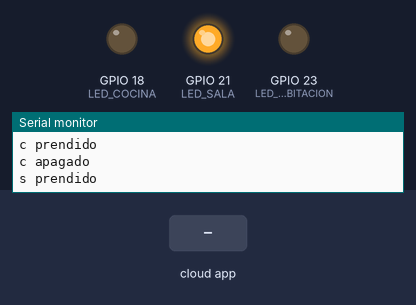
This sketch was run on a simulated ESP32. On the bench: output pins drawn as LEDs (lit = HIGH), the last lines printed to the serial monitor. The test bench sets the inputs (shaded band). WiFi joins after 1.5 s; servers stay silent unless stated; the ROS host is connected and sends only what is stated.

Above: at 0.7 s.
At 3.5 s:
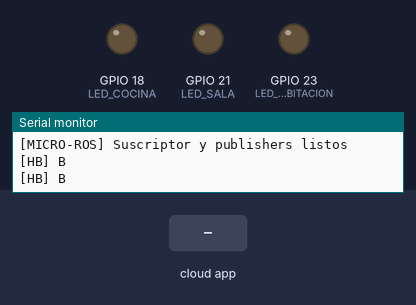
3.6 s: the phone or cloud app sets led_toggle to 0
5.1 s: the phone or cloud app sets led_toggle to 1
Timing chart, 0 to 8.1 s (numbered marks = the images above; inputs shaded):
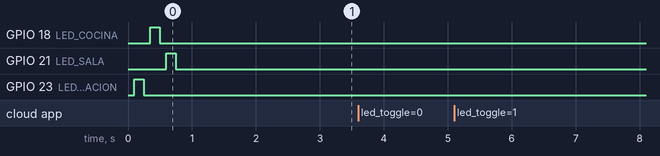

The sketch:

code.ino
```cpp
#include <micro_ros_arduino.h>
#include <WiFi.h>
#include <rclc/rclc.h>
#include <rclc/executor.h>
#include <std_msgs/msg/char.h>

// Credentials WiFi
char* ssid = "JG";
char* password ="1007346583";

// IP del agente micro-ROS en el host PC
IPAddress agent_ip(192,168,80,178);
size_t agent_port = 8888; // debe coincidir con el puerto expuesto del agente

// LEDs: habitación, cocina, sala
#define LED_HABITACION 23
#define LED_COCINA 18
#define LED_SALA 21
bool led_h_state = false; // habitación
bool led_c_state = false; // cocina
bool led_s_state = false; // sala
// Temporizadores (deshabilitados): antes usados para auto-apagado
// Mantener variables por si se reactivan en el futuro
unsigned long h_off_deadline = 0;
unsigned long c_off_deadline = 0;
unsigned long s_off_deadline = 0;

// Configuración: ¿LED activo en LOW (cátodo a GND) o activo en HIGH?
// Si al enviar 'H' el LED NO se enciende, cambia a false.
const bool LED_ACTIVE_LOW = false; // poner false si HIGH enciende

inline void setLed(int pin, bool on){
  if(LED_ACTIVE_LOW){
    digitalWrite(pin, on ? LOW : HIGH);
  } else {
    digitalWrite(pin, on ? HIGH : LOW);
  }
}

inline void print_status(){
  Serial.print("estado -> h:"); Serial.print(led_h_state ? "on" : "off");
  Serial.print(" c:"); Serial.print(led_c_state ? "on" : "off");
  Serial.print(" s:"); Serial.println(led_s_state ? "on" : "off");
}

// instanciación de objetos micro-ROS
rcl_node_t node;
rcl_subscription_t sub_led;
rcl_publisher_t pub_response;
rcl_publisher_t pub_heartbeat;
rcl_allocator_t allocator;
rclc_support_t support;
rclc_executor_t executor;

std_msgs__msg__Char msg; // instancia tipo de mensaje


// Callback asociada al suscriptor sub_led
void led_toggle_CBK(const void *msg_in) {
  const std_msgs__msg__Char *in_msg = (const std_msgs__msg__Char *)msg_in;

  // Comandos por LED: 'h' habitación, 'c' cocina, 's' sala
  char cmd = in_msg->data;
  Serial.print("[RX] cmd=");
  Serial.println(cmd);
  if (cmd == 'h') {
    // apagar habitación
    led_h_state = false;
    setLed(LED_HABITACION, false);
    Serial.println("h apagado");
  } else if (cmd == 'H') {
    // prender habitación (sin auto-apagado)
    led_h_state = true;
    setLed(LED_HABITACION, true);
    Serial.println("h prendido");
  } else if (cmd == 'c') {
    // apagar cocina
    led_c_state = false;
    setLed(LED_COCINA, false);
    Serial.println("c apagado");
  } else if (cmd == 'C') {
    // prender cocina (sin auto-apagado)
    led_c_state = true;
    setLed(LED_COCINA, true);
    Serial.println("c prendido");
  } else if (cmd == 's') {
    // apagar sala
    led_s_state = false;
    setLed(LED_SALA, false);
    Serial.println("s apagado");
  } else if (cmd == 'S') {
    // prender sala (sin auto-apagado)
    led_s_state = true;
    setLed(LED_SALA, true);
    Serial.println("s prendido");
  } else {
    if(cmd == 'X') { // consulta de estado sin modificar LEDs
      print_status();
    } else {
      // comando no reconocido: no hacer nada
      Serial.println("[WARN] Comando no reconocido");
      return;
    }
  }

  // Publica respuesta eco del comando recibido
  std_msgs__msg__Char response_msg;
  response_msg.data = cmd;
  rcl_ret_t ret = rcl_publish(&pub_response, &response_msg, NULL);
  if (ret == RCL_RET_OK) {
    Serial.println("[TX] /arduino_response enviado");
  } else {
    Serial.print("[TX][ERR] rcl_publish: ");
    Serial.println((int)ret);
  }
  if(cmd == 'X') {
    // tras publicar eco de 'X', también se lista estado
    print_status();
  }
}

// Función de inicialización LED
void setup_led(){
  pinMode(LED_HABITACION, OUTPUT);
  pinMode(LED_COCINA, OUTPUT);
  pinMode(LED_SALA, OUTPUT);
  // Apagar al inicio
  setLed(LED_HABITACION, false);
  setLed(LED_COCINA, false);
  setLed(LED_SALA, false);

  // Test de arranque muy corto (enciende y apaga cada LED)
  // Duración total < 1s; solo para ver funcionamiento básico
  setLed(LED_HABITACION, true);  Serial.println("h prendido");  delay(150);
  setLed(LED_HABITACION, false); Serial.println("h apagado");   delay(100);

  setLed(LED_COCINA, true);      Serial.println("c prendido");  delay(150);
  setLed(LED_COCINA, false);     Serial.println("c apagado");   delay(100);

  setLed(LED_SALA, true);        Serial.println("s prendido");  delay(150);
  setLed(LED_SALA, false);       Serial.println("s apagado");   delay(100);
}

// Función para la conectividad WiFi
void setup_wifi(){
  Serial.println("[WIFI] Conectando...");
  WiFi.begin(ssid, password);
  while (WiFi.status() != WL_CONNECTED) {
    delay(500);
    Serial.print(".");
  }
  Serial.println("");
  Serial.print("[WIFI] Conectado. IP: ");
  Serial.println(WiFi.localIP());

  // micro-ROS sobre WiFi con protocolo UDP (usa agent_ip/agent_port definidos)
  char agent_ip_str[16];
  snprintf(agent_ip_str, sizeof(agent_ip_str), "%u.%u.%u.%u", agent_ip[0], agent_ip[1], agent_ip[2], agent_ip[3]);
  set_microros_wifi_transports(ssid, password, agent_ip_str, agent_port);
  Serial.print("[MICRO-ROS] Agente: ");
  Serial.print(agent_ip);
  Serial.print(":");
  Serial.println(agent_port);

  // Espera a que el agente responda antes de crear entidades
  Serial.println("[MICRO-ROS] Esperando conexión con el agente...");
  while (RMW_RET_OK != rmw_uros_ping_agent(500, 1)) {
    Serial.print(".");
    delay(250);
  }
  Serial.println("");
  Serial.println("[MICRO-ROS] Agente conectado");
}

void setup() {
  // Inicializa Serial antes de cualquier log
  Serial.begin(115200);
  delay(100);
  Serial.println("[BOOT] Inicio");
  setup_led();
  setup_wifi();

  // Inicialización de micro-ROS
  allocator = rcl_get_default_allocator();
  rclc_support_init(&support, 0, NULL, &allocator);
  rclc_node_init_default(&node, "led_toggle_node", "", &support);
  Serial.println("[MICRO-ROS] Node y soporte inicializados");
  rclc_subscription_init_default(&sub_led, &node,
    ROSIDL_GET_MSG_TYPE_SUPPORT(std_msgs, msg, Char), "/led_toggle");
  rclc_executor_init(&executor, &support.context, 1, &allocator);
  rclc_executor_add_subscription(&executor, &sub_led, &msg, &led_toggle_CBK,
    ON_NEW_DATA);

  rclc_publisher_init_default(
    &pub_response,
    &node,
    ROSIDL_GET_MSG_TYPE_SUPPORT(std_msgs, msg, Char),
    "/arduino_response"
  );

  // Publisher de heartbeat
  rclc_publisher_init_default(
    &pub_heartbeat,
    &node,
    ROSIDL_GET_MSG_TYPE_SUPPORT(std_msgs, msg, Char),
    "/arduino_heartbeat"
  );
  Serial.println("[MICRO-ROS] Suscriptor y publishers listos");

}

//Loop principal
void loop() {
  //espera publicación en led_toggle
  rclc_executor_spin_some(&executor, RCL_MS_TO_NS(100));
  delay(10); // pequeño retardo requerido

  // Heartbeat periódico (1 Hz)
  static unsigned long last_hb = 0;
  unsigned long now = millis();
  if (now - last_hb >= 1000) {
    last_hb = now;
    std_msgs__msg__Char hb;
    hb.data = 'B';
    rcl_publish(&pub_heartbeat, &hb, NULL);
    Serial.println("[HB] B");
  }

  // Auto-apagado deshabilitado: los LEDs cambian solo por comandos explícitos
}
```
